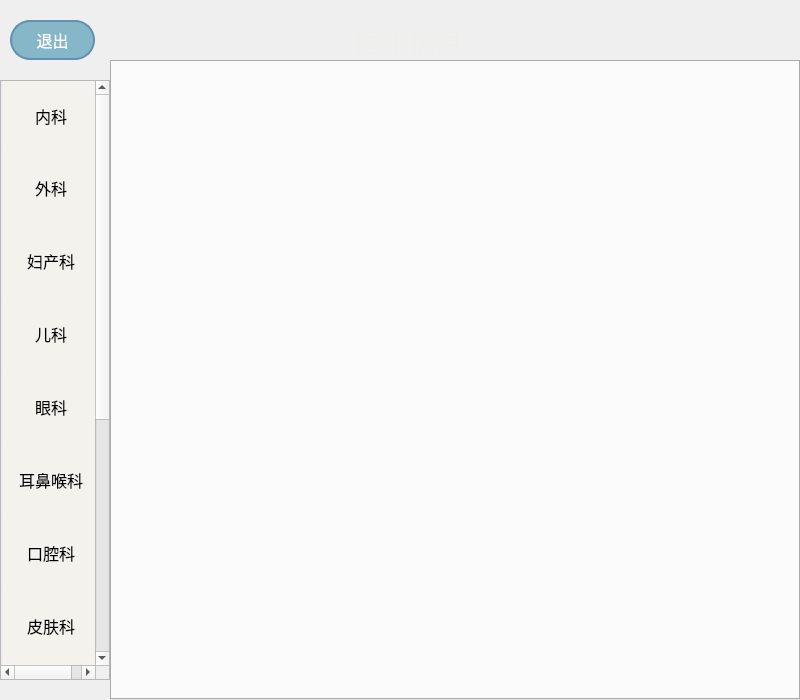
<?xml version="1.0" encoding="UTF-8"?>
<ui version="4.0">
 <class>mainWidget</class>
 <widget class="QWidget" name="mainWidget">
  <property name="geometry">
   <rect>
    <x>0</x>
    <y>0</y>
    <width>800</width>
    <height>700</height>
   </rect>
  </property>
  <property name="sizePolicy">
   <sizepolicy hsizetype="Fixed" vsizetype="Fixed">
    <horstretch>0</horstretch>
    <verstretch>0</verstretch>
   </sizepolicy>
  </property>
  <property name="windowTitle">
   <string>mainWidget</string>
  </property>
  <layout class="QGridLayout" name="gridLayout">
   <property name="leftMargin">
    <number>0</number>
   </property>
   <property name="topMargin">
    <number>0</number>
   </property>
   <property name="rightMargin">
    <number>0</number>
   </property>
   <property name="bottomMargin">
    <number>0</number>
   </property>
   <property name="spacing">
    <number>0</number>
   </property>
   <item row="0" column="0">
    <layout class="QVBoxLayout" name="verticalLayout_2">
     <property name="spacing">
      <number>0</number>
     </property>
     <item>
      <widget class="QWidget" name="title" native="true">
       <property name="minimumSize">
        <size>
         <width>0</width>
         <height>60</height>
        </size>
       </property>
       <property name="styleSheet">
        <string notr="true">background-image: url(:/myresource/title_bg.png);</string>
       </property>
       <widget class="QLabel" name="label_title">
        <property name="geometry">
         <rect>
          <x>340</x>
          <y>20</y>
          <width>141</width>
          <height>41</height>
         </rect>
        </property>
        <property name="styleSheet">
         <string notr="true">color: rgb(238, 238, 236);
background-color: transparent;
font: 20pt;</string>
        </property>
        <property name="text">
         <string>  医生信息</string>
        </property>
       </widget>
       <widget class="QPushButton" name="pushButton">
        <property name="geometry">
         <rect>
          <x>10</x>
          <y>20</y>
          <width>85</width>
          <height>40</height>
         </rect>
        </property>
        <property name="sizePolicy">
         <sizepolicy hsizetype="Fixed" vsizetype="Fixed">
          <horstretch>0</horstretch>
          <verstretch>0</verstretch>
         </sizepolicy>
        </property>
        <property name="styleSheet">
         <string notr="true">QPushButton
{
	background-color: rgb(134,183,200);
	border: 2px solid rgb(95,146,178);
	border-radius: 20px;
	color: white;
	font-size: 12pt;
}
QPushButton:hover
{
	background-color: rgb(0,130,150);
	border: 2px solid rgb(95,146,178);
	border-radius: 20px;
	color: white;
}
QPushButton:pressed
{
	background-color: rgb(85,170,255); 
	border: 2px solid rgb(60,128,177);
	border-radius: 20px;
	color: white;
}</string>
        </property>
        <property name="text">
         <string>退出</string>
        </property>
       </widget>
      </widget>
     </item>
     <item>
      <layout class="QHBoxLayout" name="horizontalLayout">
       <property name="spacing">
        <number>0</number>
       </property>
       <item>
        <widget class="QScrollArea" name="sidebar">
         <property name="sizePolicy">
          <sizepolicy hsizetype="Preferred" vsizetype="Preferred">
           <horstretch>0</horstretch>
           <verstretch>0</verstretch>
          </sizepolicy>
         </property>
         <property name="minimumSize">
          <size>
           <width>110</width>
           <height>0</height>
          </size>
         </property>
         <property name="maximumSize">
          <size>
           <width>110</width>
           <height>600</height>
          </size>
         </property>
         <property name="widgetResizable">
          <bool>true</bool>
         </property>
         <widget class="QWidget" name="scroll_Widget">
          <property name="geometry">
           <rect>
            <x>0</x>
            <y>-321</y>
            <width>110</width>
            <height>1000</height>
           </rect>
          </property>
          <property name="minimumSize">
           <size>
            <width>110</width>
            <height>1000</height>
           </size>
          </property>
          <property name="maximumSize">
           <size>
            <width>110</width>
            <height>16777215</height>
           </size>
          </property>
          <property name="styleSheet">
           <string notr="true">QWidget{
	background-color: rgb(236,236,236);
}</string>
          </property>
          <layout class="QVBoxLayout" name="verticalLayout">
           <property name="spacing">
            <number>0</number>
           </property>
           <property name="leftMargin">
            <number>0</number>
           </property>
           <property name="topMargin">
            <number>0</number>
           </property>
           <property name="rightMargin">
            <number>0</number>
           </property>
           <property name="bottomMargin">
            <number>0</number>
           </property>
           <item>
            <widget class="QToolButton" name="room0">
             <property name="minimumSize">
              <size>
               <width>100</width>
               <height>70</height>
              </size>
             </property>
             <property name="maximumSize">
              <size>
               <width>100</width>
               <height>70</height>
              </size>
             </property>
             <property name="styleSheet">
              <string notr="true">QToolButton{
	border-top: 0px outset transparent;
	border-bottom: 0px outset transparent;
	border-right: 3px outset transparent;
	border-left: 3px outset transparent;
	min -width: 80px;
	min-height: 70px;
	font-size: 15px;
	background-color: rgb(244,242,237);
	font-size: 12pt;
	border-radius: 2px;
}
QToolButton:hover{
	background-color: rgb(138, 208, 228);
}
QToolButton:pressed, QToolButton:checked{
	border-left: 3px outset rgb(238, 238, 236);
	background-color: rgb(13, 175, 216);
}
QPushButton:default{
	border-color: navy;
}</string>
             </property>
             <property name="text">
              <string>内科</string>
             </property>
             <property name="checkable">
              <bool>true</bool>
             </property>
             <property name="autoRepeat">
              <bool>false</bool>
             </property>
             <property name="autoExclusive">
              <bool>true</bool>
             </property>
             <property name="toolButtonStyle">
              <enum>Qt::ToolButtonTextOnly</enum>
             </property>
             <property name="arrowType">
              <enum>Qt::NoArrow</enum>
             </property>
            </widget>
           </item>
           <item>
            <widget class="QToolButton" name="room1">
             <property name="minimumSize">
              <size>
               <width>100</width>
               <height>70</height>
              </size>
             </property>
             <property name="maximumSize">
              <size>
               <width>100</width>
               <height>85</height>
              </size>
             </property>
             <property name="styleSheet">
              <string notr="true">QToolButton{
	border-top: 0px outset transparent;
	border-bottom: 0px outset transparent;
	border-right: 3px outset transparent;
	border-left: 3px outset transparent;
	min -width: 80px;
	min-height: 70px;
	font-size: 15px;
	background-color: rgb(244,242,237);
	font-size: 12pt;
	border-radius: 2px;
}
QToolButton:hover{
	background-color: rgb(138, 208, 228);
}
QToolButton:pressed, QToolButton:checked{
	border-left: 3px outset rgb(238, 238, 236);
	background-color: rgb(13, 175, 216);
}
QPushButton:default{
	border-color: navy;
}</string>
             </property>
             <property name="text">
              <string>外科</string>
             </property>
             <property name="checkable">
              <bool>true</bool>
             </property>
             <property name="autoExclusive">
              <bool>true</bool>
             </property>
            </widget>
           </item>
           <item>
            <widget class="QToolButton" name="room2">
             <property name="minimumSize">
              <size>
               <width>100</width>
               <height>70</height>
              </size>
             </property>
             <property name="maximumSize">
              <size>
               <width>100</width>
               <height>85</height>
              </size>
             </property>
             <property name="styleSheet">
              <string notr="true">QToolButton{
	border-top: 0px outset transparent;
	border-bottom: 0px outset transparent;
	border-right: 3px outset transparent;
	border-left: 3px outset transparent;
	min -width: 80px;
	min-height: 70px;
	font-size: 15px;
	background-color: rgb(244,242,237);
	font-size: 12pt;
	border-radius: 2px;
}
QToolButton:hover{
	background-color: rgb(138, 208, 228);
}
QToolButton:pressed, QToolButton:checked{
	border-left: 3px outset rgb(238, 238, 236);
	background-color: rgb(13, 175, 216);
}
QPushButton:default{
	border-color: navy;
}</string>
             </property>
             <property name="text">
              <string>妇产科</string>
             </property>
             <property name="checkable">
              <bool>true</bool>
             </property>
             <property name="autoExclusive">
              <bool>true</bool>
             </property>
            </widget>
           </item>
           <item>
            <widget class="QToolButton" name="room3">
             <property name="minimumSize">
              <size>
               <width>100</width>
               <height>70</height>
              </size>
             </property>
             <property name="maximumSize">
              <size>
               <width>100</width>
               <height>85</height>
              </size>
             </property>
             <property name="styleSheet">
              <string notr="true">QToolButton{
	border-top: 0px outset transparent;
	border-bottom: 0px outset transparent;
	border-right: 3px outset transparent;
	border-left: 3px outset transparent;
	min -width: 80px;
	min-height: 70px;
	font-size: 15px;
	background-color: rgb(244,242,237);
	font-size: 12pt;
	border-radius: 2px;
}
QToolButton:hover{
	background-color: rgb(138, 208, 228);
}
QToolButton:pressed, QToolButton:checked{
	border-left: 3px outset rgb(238, 238, 236);
	background-color: rgb(13, 175, 216);
}
QPushButton:default{
	border-color: navy;
}</string>
             </property>
             <property name="text">
              <string>儿科</string>
             </property>
             <property name="checkable">
              <bool>true</bool>
             </property>
             <property name="autoExclusive">
              <bool>true</bool>
             </property>
            </widget>
           </item>
           <item>
            <widget class="QToolButton" name="room4">
             <property name="minimumSize">
              <size>
               <width>100</width>
               <height>70</height>
              </size>
             </property>
             <property name="maximumSize">
              <size>
               <width>100</width>
               <height>85</height>
              </size>
             </property>
             <property name="styleSheet">
              <string notr="true">QToolButton{
	border-top: 0px outset transparent;
	border-bottom: 0px outset transparent;
	border-right: 3px outset transparent;
	border-left: 3px outset transparent;
	min -width: 80px;
	min-height: 70px;
	font-size: 15px;
	background-color: rgb(244,242,237);
	font-size: 12pt;
	border-radius: 2px;
}
QToolButton:hover{
	background-color: rgb(138, 208, 228);
}
QToolButton:pressed, QToolButton:checked{
	border-left: 3px outset rgb(238, 238, 236);
	background-color: rgb(13, 175, 216);
}
QPushButton:default{
	border-color: navy;
}</string>
             </property>
             <property name="text">
              <string>眼科</string>
             </property>
             <property name="checkable">
              <bool>true</bool>
             </property>
             <property name="autoExclusive">
              <bool>true</bool>
             </property>
            </widget>
           </item>
           <item>
            <widget class="QToolButton" name="room5">
             <property name="minimumSize">
              <size>
               <width>100</width>
               <height>70</height>
              </size>
             </property>
             <property name="maximumSize">
              <size>
               <width>100</width>
               <height>85</height>
              </size>
             </property>
             <property name="styleSheet">
              <string notr="true">QToolButton{
	border-top: 0px outset transparent;
	border-bottom: 0px outset transparent;
	border-right: 3px outset transparent;
	border-left: 3px outset transparent;
	min -width: 80px;
	min-height: 70px;
	font-size: 15px;
	background-color: rgb(244,242,237);
	font-size: 12pt;
	border-radius: 2px;
}
QToolButton:hover{
	background-color: rgb(138, 208, 228);
}
QToolButton:pressed, QToolButton:checked{
	border-left: 3px outset rgb(238, 238, 236);
	background-color: rgb(13, 175, 216);
}
QPushButton:default{
	border-color: navy;
}</string>
             </property>
             <property name="text">
              <string>耳鼻喉科</string>
             </property>
             <property name="checkable">
              <bool>true</bool>
             </property>
             <property name="autoExclusive">
              <bool>true</bool>
             </property>
            </widget>
           </item>
           <item>
            <widget class="QToolButton" name="room6">
             <property name="minimumSize">
              <size>
               <width>100</width>
               <height>70</height>
              </size>
             </property>
             <property name="maximumSize">
              <size>
               <width>100</width>
               <height>85</height>
              </size>
             </property>
             <property name="styleSheet">
              <string notr="true">QToolButton{
	border-top: 0px outset transparent;
	border-bottom: 0px outset transparent;
	border-right: 3px outset transparent;
	border-left: 3px outset transparent;
	min -width: 80px;
	min-height: 70px;
	font-size: 15px;
	background-color: rgb(244,242,237);
	font-size: 12pt;
	border-radius: 2px;
}
QToolButton:hover{
	background-color: rgb(138, 208, 228);
}
QToolButton:pressed, QToolButton:checked{
	border-left: 3px outset rgb(238, 238, 236);
	background-color: rgb(13, 175, 216);
}
QPushButton:default{
	border-color: navy;
}</string>
             </property>
             <property name="text">
              <string>口腔科</string>
             </property>
             <property name="checkable">
              <bool>true</bool>
             </property>
             <property name="autoExclusive">
              <bool>true</bool>
             </property>
            </widget>
           </item>
           <item>
            <widget class="QToolButton" name="room7">
             <property name="minimumSize">
              <size>
               <width>100</width>
               <height>70</height>
              </size>
             </property>
             <property name="maximumSize">
              <size>
               <width>100</width>
               <height>85</height>
              </size>
             </property>
             <property name="styleSheet">
              <string notr="true">QToolButton{
	border-top: 0px outset transparent;
	border-bottom: 0px outset transparent;
	border-right: 3px outset transparent;
	border-left: 3px outset transparent;
	min -width: 80px;
	min-height: 70px;
	font-size: 15px;
	background-color: rgb(244,242,237);
	font-size: 12pt;
	border-radius: 2px;
}
QToolButton:hover{
	background-color: rgb(138, 208, 228);
}
QToolButton:pressed, QToolButton:checked{
	border-left: 3px outset rgb(238, 238, 236);
	background-color: rgb(13, 175, 216);
}
QPushButton:default{
	border-color: navy;
}</string>
             </property>
             <property name="text">
              <string>皮肤科</string>
             </property>
             <property name="checkable">
              <bool>true</bool>
             </property>
             <property name="autoExclusive">
              <bool>true</bool>
             </property>
            </widget>
           </item>
           <item>
            <widget class="QToolButton" name="room8">
             <property name="minimumSize">
              <size>
               <width>100</width>
               <height>70</height>
              </size>
             </property>
             <property name="maximumSize">
              <size>
               <width>100</width>
               <height>85</height>
              </size>
             </property>
             <property name="styleSheet">
              <string notr="true">QToolButton{
	border-top: 0px outset transparent;
	border-bottom: 0px outset transparent;
	border-right: 3px outset transparent;
	border-left: 3px outset transparent;
	min -width: 80px;
	min-height: 70px;
	font-size: 15px;
	background-color: rgb(244,242,237);
	font-size: 12pt;
	border-radius: 2px;
}
QToolButton:hover{
	background-color: rgb(138, 208, 228);
}
QToolButton:pressed, QToolButton:checked{
	border-left: 3px outset rgb(238, 238, 236);
	background-color: rgb(13, 175, 216);
}
QPushButton:default{
	border-color: navy;
}</string>
             </property>
             <property name="text">
              <string>感染科</string>
             </property>
            </widget>
           </item>
           <item>
            <widget class="QToolButton" name="room9">
             <property name="minimumSize">
              <size>
               <width>100</width>
               <height>70</height>
              </size>
             </property>
             <property name="maximumSize">
              <size>
               <width>100</width>
               <height>85</height>
              </size>
             </property>
             <property name="styleSheet">
              <string notr="true">QToolButton{
	border-top: 0px outset transparent;
	border-bottom: 0px outset transparent;
	border-right: 3px outset transparent;
	border-left: 3px outset transparent;
	min -width: 80px;
	min-height: 70px;
	font-size: 15px;
	background-color: rgb(244,242,237);
	font-size: 12pt;
	border-radius: 2px;
}
QToolButton:hover{
	background-color: rgb(138, 208, 228);
}
QToolButton:pressed, QToolButton:checked{
	border-left: 3px outset rgb(238, 238, 236);
	background-color: rgb(13, 175, 216);
}
QPushButton:default{
	border-color: navy;
}</string>
             </property>
             <property name="text">
              <string>精神科</string>
             </property>
            </widget>
           </item>
           <item>
            <spacer name="verticalSpacer">
             <property name="orientation">
              <enum>Qt::Vertical</enum>
             </property>
             <property name="sizeHint" stdset="0">
              <size>
               <width>20</width>
               <height>40</height>
              </size>
             </property>
            </spacer>
           </item>
          </layout>
         </widget>
        </widget>
       </item>
       <item>
        <widget class="QStackedWidget" name="stackedWidget">
         <property name="currentIndex">
          <number>9</number>
         </property>
         <widget class="QWidget" name="page_0">
          <layout class="QGridLayout" name="gridLayout_3">
           <property name="leftMargin">
            <number>0</number>
           </property>
           <property name="topMargin">
            <number>0</number>
           </property>
           <property name="rightMargin">
            <number>0</number>
           </property>
           <property name="bottomMargin">
            <number>0</number>
           </property>
           <property name="spacing">
            <number>0</number>
           </property>
           <item row="0" column="0">
            <widget class="QTabWidget" name="tabWidget_0">
             <property name="styleSheet">
              <string notr="true">QTabBar::Tab{
	width: 100px;
	height: 60px;
	margin-right:5px;
	border-radius: 8px;
}
QTabBar::Tab:!selected{
	background-color: rgb(176,173,191);
}
QTabBar::Tab:selected{
	background-color: rgb(142,150,165);
	color: rgb(77,102,156);
	border-bottom-color: #D3D7CF;
}
QTabBar::Tab:hover{
	background-color: rgb(150,164,193);
}</string>
             </property>
             <property name="currentIndex">
              <number>0</number>
             </property>
             <widget class="QWidget" name="tab_0_0">
              <property name="styleSheet">
               <string notr="true"/>
              </property>
              <attribute name="title">
               <string>A</string>
              </attribute>
              <widget class="QLabel" name="label">
               <property name="geometry">
                <rect>
                 <x>50</x>
                 <y>10</y>
                 <width>131</width>
                 <height>151</height>
                </rect>
               </property>
               <property name="text">
                <string>TextLabel</string>
               </property>
              </widget>
             </widget>
            </widget>
           </item>
          </layout>
         </widget>
         <widget class="QWidget" name="page_1">
          <property name="styleSheet">
           <string notr="true"/>
          </property>
          <layout class="QGridLayout" name="gridLayout_4">
           <property name="leftMargin">
            <number>0</number>
           </property>
           <property name="topMargin">
            <number>0</number>
           </property>
           <property name="rightMargin">
            <number>0</number>
           </property>
           <property name="bottomMargin">
            <number>0</number>
           </property>
           <property name="spacing">
            <number>0</number>
           </property>
           <item row="0" column="0">
            <widget class="QTabWidget" name="tabWidget_1">
             <property name="styleSheet">
              <string notr="true">QTabBar::Tab{
	width: 100px;
	height: 60px;
	margin-right:5px;
	border-radius: 8px;
}
QTabBar::Tab:!selected{
	background-color: rgb(176,173,191);
}
QTabBar::Tab:selected{
	background-color: rgb(142,150,165);
	color: rgb(77,102,156);
	border-bottom-color: #D3D7CF;
}
QTabBar::Tab:hover{
	background-color: rgb(150,164,193);
}</string>
             </property>
             <property name="currentIndex">
              <number>-1</number>
             </property>
             <property name="usesScrollButtons">
              <bool>true</bool>
             </property>
            </widget>
           </item>
          </layout>
         </widget>
         <widget class="QWidget" name="page_2">
          <property name="styleSheet">
           <string notr="true"/>
          </property>
          <layout class="QGridLayout" name="gridLayout_2">
           <property name="leftMargin">
            <number>0</number>
           </property>
           <property name="topMargin">
            <number>0</number>
           </property>
           <property name="rightMargin">
            <number>0</number>
           </property>
           <property name="bottomMargin">
            <number>0</number>
           </property>
           <property name="spacing">
            <number>0</number>
           </property>
           <item row="0" column="0">
            <widget class="QTabWidget" name="tabWidget_2">
             <property name="styleSheet">
              <string notr="true">QTabBar::Tab{
	width: 100px;
	height: 60px;
	margin-right:5px;
	border-radius: 8px;
}
QTabBar::Tab:!selected{
	background-color: rgb(176,173,191);
}
QTabBar::Tab:selected{
	background-color: rgb(142,150,165);
	color: rgb(77,102,156);
	border-bottom-color: #D3D7CF;
}
QTabBar::Tab:hover{
	background-color: rgb(150,164,193);
}</string>
             </property>
            </widget>
           </item>
          </layout>
         </widget>
         <widget class="QWidget" name="page_3">
          <property name="styleSheet">
           <string notr="true"/>
          </property>
          <layout class="QGridLayout" name="gridLayout_5">
           <property name="leftMargin">
            <number>0</number>
           </property>
           <property name="topMargin">
            <number>0</number>
           </property>
           <property name="rightMargin">
            <number>0</number>
           </property>
           <property name="bottomMargin">
            <number>0</number>
           </property>
           <property name="spacing">
            <number>0</number>
           </property>
           <item row="0" column="0">
            <widget class="QTabWidget" name="tabWidget_3">
             <property name="styleSheet">
              <string notr="true">QTabBar::Tab{
	width: 100px;
	height: 60px;
	margin-right:5px;
	border-radius: 8px;
}
QTabBar::Tab:!selected{
	background-color: rgb(176,173,191);
}
QTabBar::Tab:selected{
	background-color: rgb(142,150,165);
	color: rgb(77,102,156);
	border-bottom-color: #D3D7CF;
}
QTabBar::Tab:hover{
	background-color: rgb(150,164,193);
}</string>
             </property>
            </widget>
           </item>
          </layout>
         </widget>
         <widget class="QWidget" name="page_4">
          <property name="styleSheet">
           <string notr="true"/>
          </property>
          <layout class="QGridLayout" name="gridLayout_6">
           <property name="leftMargin">
            <number>0</number>
           </property>
           <property name="topMargin">
            <number>0</number>
           </property>
           <property name="rightMargin">
            <number>0</number>
           </property>
           <property name="bottomMargin">
            <number>0</number>
           </property>
           <property name="spacing">
            <number>0</number>
           </property>
           <item row="0" column="0">
            <widget class="QTabWidget" name="tabWidget_4">
             <property name="styleSheet">
              <string notr="true">QTabBar::Tab{
	width: 100px;
	height: 60px;
	margin-right:5px;
	border-radius: 8px;
}
QTabBar::Tab:!selected{
	background-color: rgb(176,173,191);
}
QTabBar::Tab:selected{
	background-color: rgb(142,150,165);
	color: rgb(77,102,156);
	border-bottom-color: #D3D7CF;
}
QTabBar::Tab:hover{
	background-color: rgb(150,164,193);
}</string>
             </property>
            </widget>
           </item>
          </layout>
         </widget>
         <widget class="QWidget" name="page_5">
          <property name="styleSheet">
           <string notr="true"/>
          </property>
          <layout class="QGridLayout" name="gridLayout_7">
           <property name="leftMargin">
            <number>0</number>
           </property>
           <property name="topMargin">
            <number>0</number>
           </property>
           <property name="rightMargin">
            <number>0</number>
           </property>
           <property name="bottomMargin">
            <number>0</number>
           </property>
           <property name="spacing">
            <number>0</number>
           </property>
           <item row="0" column="0">
            <widget class="QTabWidget" name="tabWidget_5">
             <property name="styleSheet">
              <string notr="true">QTabBar::Tab{
	width: 100px;
	height: 60px;
	margin-right:5px;
	border-radius: 8px;
}
QTabBar::Tab:!selected{
	background-color: rgb(176,173,191);
}
QTabBar::Tab:selected{
	background-color: rgb(142,150,165);
	color: rgb(77,102,156);
	border-bottom-color: #D3D7CF;
}
QTabBar::Tab:hover{
	background-color: rgb(150,164,193);
}</string>
             </property>
            </widget>
           </item>
          </layout>
         </widget>
         <widget class="QWidget" name="page_6">
          <property name="styleSheet">
           <string notr="true"/>
          </property>
          <layout class="QGridLayout" name="gridLayout_8">
           <property name="leftMargin">
            <number>0</number>
           </property>
           <property name="topMargin">
            <number>0</number>
           </property>
           <property name="rightMargin">
            <number>0</number>
           </property>
           <property name="bottomMargin">
            <number>0</number>
           </property>
           <property name="spacing">
            <number>0</number>
           </property>
           <item row="0" column="0">
            <widget class="QTabWidget" name="tabWidget_6">
             <property name="styleSheet">
              <string notr="true">QTabBar::Tab{
	width: 100px;
	height: 60px;
	margin-right:5px;
	border-radius: 8px;
}
QTabBar::Tab:!selected{
	background-color: rgb(176,173,191);
}
QTabBar::Tab:selected{
	background-color: rgb(142,150,165);
	color: rgb(77,102,156);
	border-bottom-color: #D3D7CF;
}
QTabBar::Tab:hover{
	background-color: rgb(150,164,193);
}</string>
             </property>
            </widget>
           </item>
          </layout>
         </widget>
         <widget class="QWidget" name="page_7">
          <property name="styleSheet">
           <string notr="true"/>
          </property>
          <layout class="QGridLayout" name="gridLayout_9">
           <property name="leftMargin">
            <number>0</number>
           </property>
           <property name="topMargin">
            <number>0</number>
           </property>
           <property name="rightMargin">
            <number>0</number>
           </property>
           <property name="bottomMargin">
            <number>0</number>
           </property>
           <property name="spacing">
            <number>0</number>
           </property>
           <item row="0" column="0">
            <widget class="QTabWidget" name="tabWidget_7">
             <property name="styleSheet">
              <string notr="true">QTabBar::Tab{
	width: 100px;
	height: 60px;
	margin-right:5px;
	border-radius: 8px;
}
QTabBar::Tab:!selected{
	background-color: rgb(176,173,191);
}
QTabBar::Tab:selected{
	background-color: rgb(142,150,165);
	color: rgb(77,102,156);
	border-bottom-color: #D3D7CF;
}
QTabBar::Tab:hover{
	background-color: rgb(150,164,193);
}</string>
             </property>
            </widget>
           </item>
          </layout>
         </widget>
         <widget class="QWidget" name="page_8">
          <property name="styleSheet">
           <string notr="true"/>
          </property>
          <layout class="QGridLayout" name="gridLayout_10">
           <property name="leftMargin">
            <number>0</number>
           </property>
           <property name="topMargin">
            <number>0</number>
           </property>
           <property name="rightMargin">
            <number>0</number>
           </property>
           <property name="bottomMargin">
            <number>0</number>
           </property>
           <property name="spacing">
            <number>0</number>
           </property>
           <item row="0" column="0">
            <widget class="QTabWidget" name="tabWidget_8">
             <property name="minimumSize">
              <size>
               <width>0</width>
               <height>0</height>
              </size>
             </property>
             <property name="maximumSize">
              <size>
               <width>572717</width>
               <height>725785</height>
              </size>
             </property>
             <property name="styleSheet">
              <string notr="true">QTabBar::Tab{
	width: 100px;
	height: 60px;
	margin-right:5px;
	border-radius: 8px;
}
QTabBar::Tab:!selected{
	background-color: rgb(176,173,191);
}
QTabBar::Tab:selected{
	background-color: rgb(142,150,165);
	color: rgb(77,102,156);
	border-bottom-color: #D3D7CF;
}
QTabBar::Tab:hover{
	background-color: rgb(150,164,193);
}</string>
             </property>
            </widget>
           </item>
          </layout>
         </widget>
         <widget class="QWidget" name="page_9">
          <property name="styleSheet">
           <string notr="true"/>
          </property>
          <layout class="QGridLayout" name="gridLayout_11">
           <property name="leftMargin">
            <number>0</number>
           </property>
           <property name="topMargin">
            <number>0</number>
           </property>
           <property name="rightMargin">
            <number>0</number>
           </property>
           <property name="bottomMargin">
            <number>0</number>
           </property>
           <property name="spacing">
            <number>0</number>
           </property>
           <item row="0" column="0">
            <widget class="QTabWidget" name="tabWidget_9">
             <property name="styleSheet">
              <string notr="true">QTabBar::Tab{
	width: 100px;
	height: 60px;
	margin-right:5px;
	border-radius: 8px;
}
QTabBar::Tab:!selected{
	background-color: rgb(176,173,191);
}
QTabBar::Tab:selected{
	background-color: rgb(142,150,165);
	color: rgb(77,102,156);
	border-bottom-color: #D3D7CF;
}
QTabBar::Tab:hover{
	background-color: rgb(150,164,193);
}</string>
             </property>
            </widget>
           </item>
          </layout>
         </widget>
         <widget class="QWidget" name="page_end"/>
        </widget>
       </item>
      </layout>
     </item>
    </layout>
   </item>
  </layout>
 </widget>
 <resources/>
 <connections/>
</ui>
